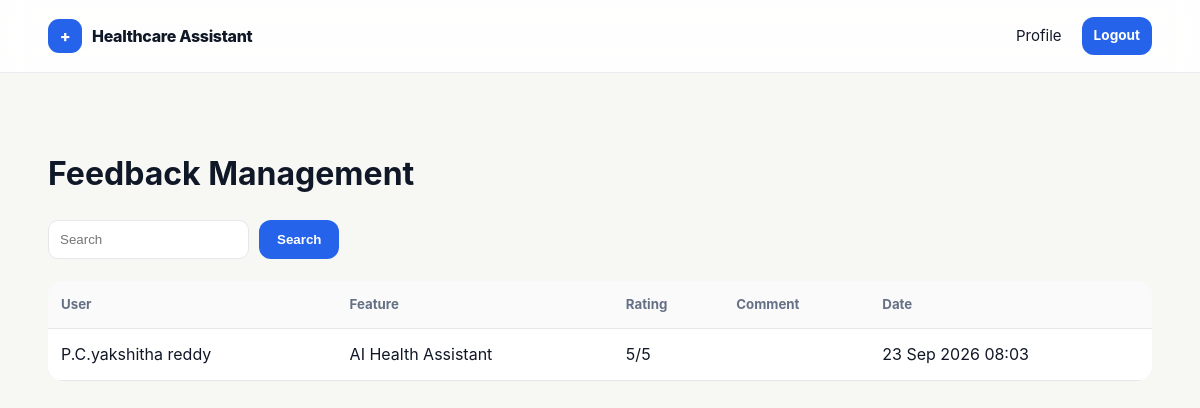
Page /admin/feedback (signed in) on the committed database.
### app.py (models this page shows, shortened)
class Feedback(db.Model):
    id = db.Column(db.Integer, primary_key=True)
    user_id = db.Column(db.Integer, db.ForeignKey("user.id"), nullable=False)
    feature = db.Column(db.String(100), nullable=False)
    rating = db.Column(db.Integer, nullable=False)
    comment = db.Column(db.Text, default="")
    created_at = db.Column(db.DateTime, default=datetime.utcnow)

class User(db.Model):
    id = db.Column(db.Integer, primary_key=True)
    name = db.Column(db.String(120), nullable=False)
    email = db.Column(db.String(255), unique=True, nullable=False, index=True)
    password_hash = db.Column(db.String(255), nullable=False)
    age = db.Column(db.Integer)
    gender = db.Column(db.String(40))
    height = db.Column(db.Float)
    weight = db.Column(db.Float)
    is_active = db.Column(db.Boolean, default=True)
    created_at = db.Column(db.DateTime, default=datetime.utcnow)
    symptom_checks = db.relationship("SymptomCheck", backref="user", cascade="all, delete-orphan")
    chats = db.relationship("Chat", backref="user", cascade="all, delete-orphan")
    feedback = db.relationship("Feedback", backref="user", cascade="all, delete-orphan")

### app.py (the view)
@app.route("/admin/feedback")
@admin_required
def admin_feedback():
    q=request.args.get("q","").strip(); query=Feedback.query
    if q: query=query.join(User).filter((User.name.ilike(f"%{q}%"))|(Feedback.feature.ilike(f"%{q}%")))
    return render_template("admin_feedback.html",feedback=query.order_by(Feedback.created_at.desc()).all(),q=q)

### app.py (called while the page is built)
def admin_required(fn):
    @wraps(fn)
    def wrapper(*a, **kw):
        aid = session.get("admin_id")
        if not aid:
            flash("Admin login required.", "info")
            return redirect(url_for("admin_login"))
        aobj = db.session.get(Admin, aid)
        if not aobj or not aobj.is_active:
            session.clear()
            return redirect(url_for("admin_login"))
        return fn(*a, **kw)
    return wrapper

@app.context_processor
def globals():
    return {"current_user": db.session.get(User, session.get("user_id")) if session.get("user_id") else None,
            "current_admin": db.session.get(Admin, session.get("admin_id")) if session.get("admin_id") else None}

### templates/admin_feedback.html
{% extends "base.html" %}{% block title %}Feedback{% endblock %}{% block content %}<main class="app-main"><div class="container"><h1>Feedback Management</h1><form class="toolbar"><input name="q" value="{{q}}" placeholder="Search"><button class="btn">Search</button></form><div class="table-wrap"><table class="table"><tr><th>User</th><th>Feature</th><th>Rating</th><th>Comment</th><th>Date</th></tr>{% for f in feedback %}<tr><td>{{f.user.name}}</td><td>{{f.feature}}</td><td>{{f.rating}}/5</td><td>{{f.comment}}</td><td>{{f.created_at.strftime('%d %b %Y %H:%M')}}</td></tr>{% endfor %}</table></div></div></main>{% endblock %}

### static/css/style.css (style rules this page uses)
:root { --navy:#101827;--blue:#2563eb;--blue2:#eaf2ff;--bg:#f7f7f4;--white:#fff;--line:#e5e7eb;--muted:#667085;--danger:#b42318;--success:#067647;--shadow:0 12px 35px rgba(16,24,39,.07);--radius:18px }
* { box-sizing:border-box }
html { scroll-behavior:smooth }
body { margin:0;font-family:Inter,ui-sans-serif,system-ui,-apple-system,Segoe UI,sans-serif;color:var(--navy);background:var(--bg);line-height:1.55 }
.container { width:min(1120px,92%);margin:auto }
.btn { display:inline-flex;align-items:center;justify-content:center;gap:8px;border:0;border-radius:12px;padding:12px 18px;font-weight:700;cursor:pointer;background:var(--blue);color:#fff }
.app-main { padding:55px 0 90px }
.toolbar { display:flex;gap:10px;flex-wrap:wrap;align-items:center;margin-bottom:22px }
.toolbar input,.toolbar select { padding:11px;border:1px solid var(--line);border-radius:10px;background:#fff }
.table-wrap { overflow:auto }
.table { width:100%;border-collapse:collapse;background:#fff;border-radius:15px;overflow:hidden }
.table th,.table td { text-align:left;padding:13px;border-bottom:1px solid var(--line);vertical-align:top }
.table th { font-size:.83rem;color:var(--muted);background:#fafafa }

### rows in the picture
Feedback: user.name "P.C.yakshitha reddy", feature "AI Health Assistant", rating "5", created_at "23 Sep 2026 08:03"
